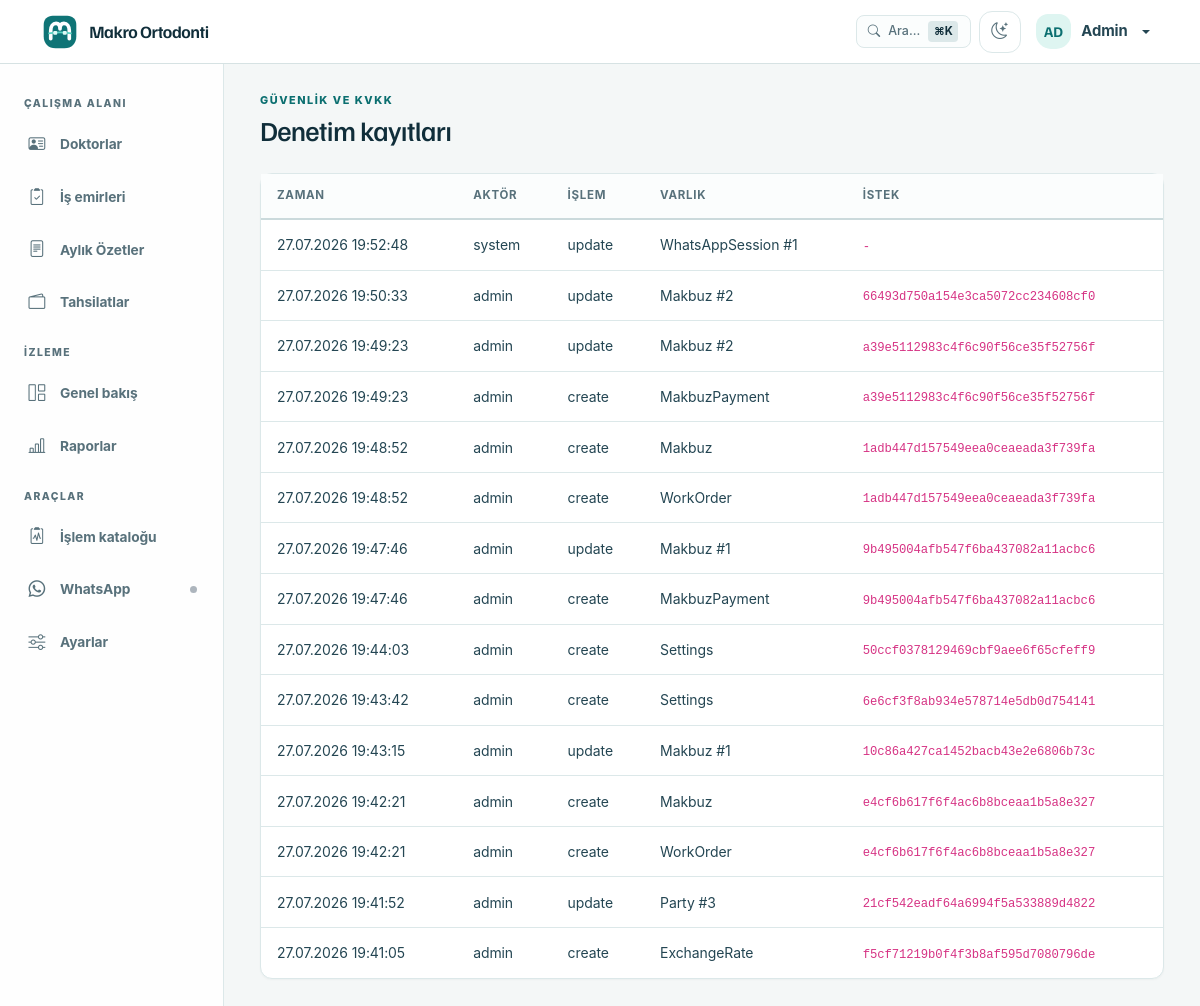
Screenshot of /privacy/audit (signed in) with the database file from the repository.
### app/models/models.py (models this page shows, shortened)
class User(UserMixin, Base, TimestampMixin):
    __tablename__ = "users"
    id: Mapped[int] = mapped_column(Integer, primary_key=True, autoincrement=True)
    username: Mapped[str] = mapped_column(String(50), nullable=False, unique=True, index=True)
    password_hash: Mapped[str] = mapped_column(String(256), nullable=False)
    full_name: Mapped[str] = mapped_column(String(150), nullable=False)
    role: Mapped[str] = mapped_column(String(20), nullable=False, default="staff", index=True)
    is_active: Mapped[bool] = mapped_column(Boolean, default=True, nullable=False)
    last_login: Mapped[datetime | None] = mapped_column(DateTime, nullable=True)
    api_token_hash: Mapped[str | None] = mapped_column(String(64), nullable=True, unique=True, index=True)
    ROLE_ADMIN = "admin"
    ROLE_STAFF = "staff"
    VALID_ROLES = [ROLE_ADMIN, ROLE_STAFF]

class AuditLog(Base):
    __tablename__ = "audit_logs"
    id: Mapped[int] = mapped_column(Integer, primary_key=True, autoincrement=True)
    occurred_at: Mapped[datetime] = mapped_column(DateTime, nullable=False, default=lambda: datetime.now().astimezone(), index=True)
    actor_user_id: Mapped[int | None] = mapped_column(Integer, ForeignKey("users.id"), nullable=True, index=True)
    actor_username: Mapped[str | None] = mapped_column(String(100), nullable=True)
    action: Mapped[str] = mapped_column(String(20), nullable=False, index=True)
    entity_type: Mapped[str] = mapped_column(String(100), nullable=False, index=True)
    entity_id: Mapped[str | None] = mapped_column(String(100), nullable=True, index=True)
    request_id: Mapped[str | None] = mapped_column(String(64), nullable=True, index=True)
    ip_address: Mapped[str | None] = mapped_column(String(50), nullable=True)
    endpoint: Mapped[str | None] = mapped_column(String(150), nullable=True)
    changes_json: Mapped[str | None] = mapped_column(Text, nullable=True)
    actor: Mapped["User | None"] = relationship(lazy="joined")

### app/routes/privacy.py (the view)
@privacy_bp.get("/audit")
@login_required
@permissions_required("privacy.audit")
def audit_index():
    page = max(request.args.get("page", 1, type=int), 1)
    pagination = db.paginate(
        db.select(AuditLog).order_by(AuditLog.occurred_at.desc()),
        page=page, per_page=50, max_per_page=100, error_out=False,
    )
    return render_template("privacy/audit.html", pagination=pagination, audit_rows=pagination.items)

### app/__init__.py (called while the page is built, shortened)
def _get_cached_setting(key: str, default: str = "") -> str:
    now = time.monotonic()
    cached = _settings_cache.get(key)
    if cached and (now - cached[0]) < _SETTINGS_CACHE_TTL:
        return cached[1]

### app/authz.py (called while the page is built)
def has_permission(user, permission: str) -> bool:
    permissions = ROLE_PERMISSIONS.get(getattr(user, "role", None), frozenset())
    return "*" in permissions or permission in permissions

def permissions_required(*permissions: str):
    def decorator(view_func):
        @wraps(view_func)
        def wrapped(*args, **kwargs):
            if not current_user.is_authenticated:
                return redirect(url_for("auth.login"))
            if not all(has_permission(current_user, permission) for permission in permissions):
                flash("Bu işlem için yetkiniz bulunmuyor.", "danger")
                return redirect(url_for("dashboard.index"))
            return view_func(*args, **kwargs)
        return wrapped
    return decorator

### app/services/exchange_service.py (called while the page is built, shortened)
def get_rate_health(max_age_days: int = 2) -> dict:
    latest = db.session.execute(
        db.select(ExchangeRate)
        .order_by(ExchangeRate.rate_date.desc())
        .limit(1)
    ).scalar_one_or_none()
    age_days = (date.today() - latest.rate_date).days
    return {
        "exists": True,
        "is_stale": age_days > max_age_days,
        "age_days": age_days,
        "last_date": latest.rate_date,
        "last_rate": Decimal(str(latest.eur_to_try)),
    }

def ensure_daily_rate(max_age_days: int = 2) -> dict:
    global _last_auto_check_date
    today = date.today()
    if _last_auto_check_date == today:
        return get_rate_health(max_age_days=max_age_days)

### app/services/whatsapp_service.py (called while the page is built)
    @classmethod
    def quick_state(cls) -> str:
        with cls._state_lock:
            if cls._connected:
                return "connected"
            if cls._thread is not None and cls._thread.is_alive():
                return "connecting"
            return "disconnected"

### app/user_loader.py (called while the page is built)
@login_manager.user_loader
def load_user(user_id: str) -> User | None:
    return db.session.get(User, int(user_id))

### app/templates/privacy/audit.html (shortened to what this page needs)
{% extends "base.html" %}
{% block content %}
<div class="page-header mb-4"><div><span class="page-eyebrow">Güvenlik ve KVKK</span><h1 class="h3 mb-0">Denetim kayıtları</h1></div></div>
<div class="card"><div class="table-responsive"><table class="table align-middle mb-0">
  <thead><tr><th>Zaman</th><th>Aktör</th><th>İşlem</th><th>Varlık</th><th>İstek</th></tr></thead>
  <tbody>{% for row in audit_rows %}<tr><td>{{ row.occurred_at.strftime('%d.%m.%Y %H:%M:%S') }}</td><td>{{ row.actor_username or 'system' }}</td><td>{{ row.action }}</td><td>{{ row.entity_type }}{% if row.entity_id %} #{{ row.entity_id }}{% endif %}</td><td><code>{{ row.request_id or '-' }}</code></td></tr>{% else %}<tr><td colspan="5" class="empty-state">Henüz denetim kaydı yok.</td></tr>{% endfor %}</tbody>
</table></div></div>
{% endblock %}

### app/templates/components/navbar.html (shortened to what this page needs)
<nav class="navbar fixed-top" aria-label="Üst menü">
    <div class="container-fluid">
        <a class="navbar-brand d-flex align-items-center" href="{{ url_for('dashboard.index') }}" aria-label="{{ clinic_name }} ana sayfa">
            <span class="brand-mark" aria-hidden="true"></span>
            <span class="brand-copy"><span>{{ clinic_name }}</span></span>
        </a>
        <ul class="navbar-nav ms-auto flex-row align-items-center gap-2">
                {% if current_user.is_authenticated %}
                <li class="nav-item">
                    <button class="cmd-k-trigger" type="button" data-bs-toggle="modal" data-bs-target="#commandPaletteModal" title="Hızlı Arama (Cmd+K)">
                        <i class="bi bi-search"></i>
                        <span class="d-none d-sm-inline">Ara...</span>
                        <span class="cmd-k-badge">⌘K</span>
                    </button>
                </li>
                <li class="nav-item">
                    <button class="theme-toggle" type="button" aria-label="Tema değiştir" title="Açık/Koyu tema">
                        <i class="bi bi-moon-stars" aria-hidden="true"></i>
                    </button>
                </li>
                <li class="nav-item dropdown">
                    <a class="nav-link dropdown-toggle user-menu" href="#" data-bs-toggle="dropdown" aria-expanded="false" aria-label="{{ current_user.full_name }} kullanıcı menüsü">
                        <span class="user-avatar" aria-hidden="true">{{ current_user.full_name[:2]|upper }}</span>
                        <span class="user-name">{{ current_user.full_name }}</span>
                    </a>
                </li>
                {% endif %}
        </ul>
    </div>
</nav>

### rows the page displays
User: full_name "AD", full_name "Admin"
AuditLog: occurred_at "27.07.2026 19:52:48", actor_username "system", action "update", entity_type "WhatsAppSession", entity_id "1", request_id "-"
AuditLog: occurred_at "27.07.2026 19:50:33", actor_username "admin", action "update", entity_type "Makbuz", entity_id "2", request "66493d750a154e3ca5072cc234608cf0"
AuditLog: occurred_at "27.07.2026 19:49:23", actor_username "admin", action "update", entity_type "Makbuz", entity_id "2", request "a39e5112983c4f6c90f56ce35f52756f"
AuditLog: occurred_at "27.07.2026 19:49:23", actor_username "admin", action "create", entity_type "MakbuzPayment", request "a39e5112983c4f6c90f56ce35f52756f"
AuditLog: occurred_at "27.07.2026 19:48:52", actor_username "admin", action "create", entity_type "Makbuz", request "1adb447d157549eea0ceaeada3f739fa"
AuditLog: occurred_at "27.07.2026 19:48:52", actor_username "admin", action "create", entity_type "WorkOrder", request "1adb447d157549eea0ceaeada3f739fa"
AuditLog: occurred_at "27.07.2026 19:47:46", actor_username "admin", action "update", entity_type "Makbuz", entity_id "1", request "9b495004afb547f6ba437082a11acbc6"
AuditLog: occurred_at "27.07.2026 19:47:46", actor_username "admin", action "create", entity_type "MakbuzPayment", request "9b495004afb547f6ba437082a11acbc6"
AuditLog: occurred_at "27.07.2026 19:44:03", actor_username "admin", action "create", entity_type "Settings", request "50ccf0378129469cbf9aee6f65cfeff9"
AuditLog: occurred_at "27.07.2026 19:43:42", actor_username "admin", action "create", entity_type "Settings", request "6e6cf3f8ab934e578714e5db0d754141"
AuditLog: occurred_at "27.07.2026 19:43:15", actor_username "admin", action "update", entity_type "Makbuz", entity_id "1", request "10c86a427ca1452bacb43e2e6806b73c"
AuditLog: occurred_at "27.07.2026 19:42:21", actor_username "admin", action "create", entity_type "Makbuz", request "e4cf6b617f6f4ac6b8bceaa1b5a8e327"
AuditLog: occurred_at "27.07.2026 19:42:21", actor_username "admin", action "create", entity_type "WorkOrder", request "e4cf6b617f6f4ac6b8bceaa1b5a8e327"
AuditLog: occurred_at "27.07.2026 19:41:52", actor_username "admin", action "update", entity_type "Party", entity_id "3", request "21cf542eadf64a6994f5a533889d4822"
AuditLog: occurred_at "27.07.2026 19:41:05", actor_username "admin", action "create", entity_type "ExchangeRate", request "f5cf71219b0f4f3b8af595d7080796de"

### other values shown
{{ clinic_name }} "Makro Ortodonti"
